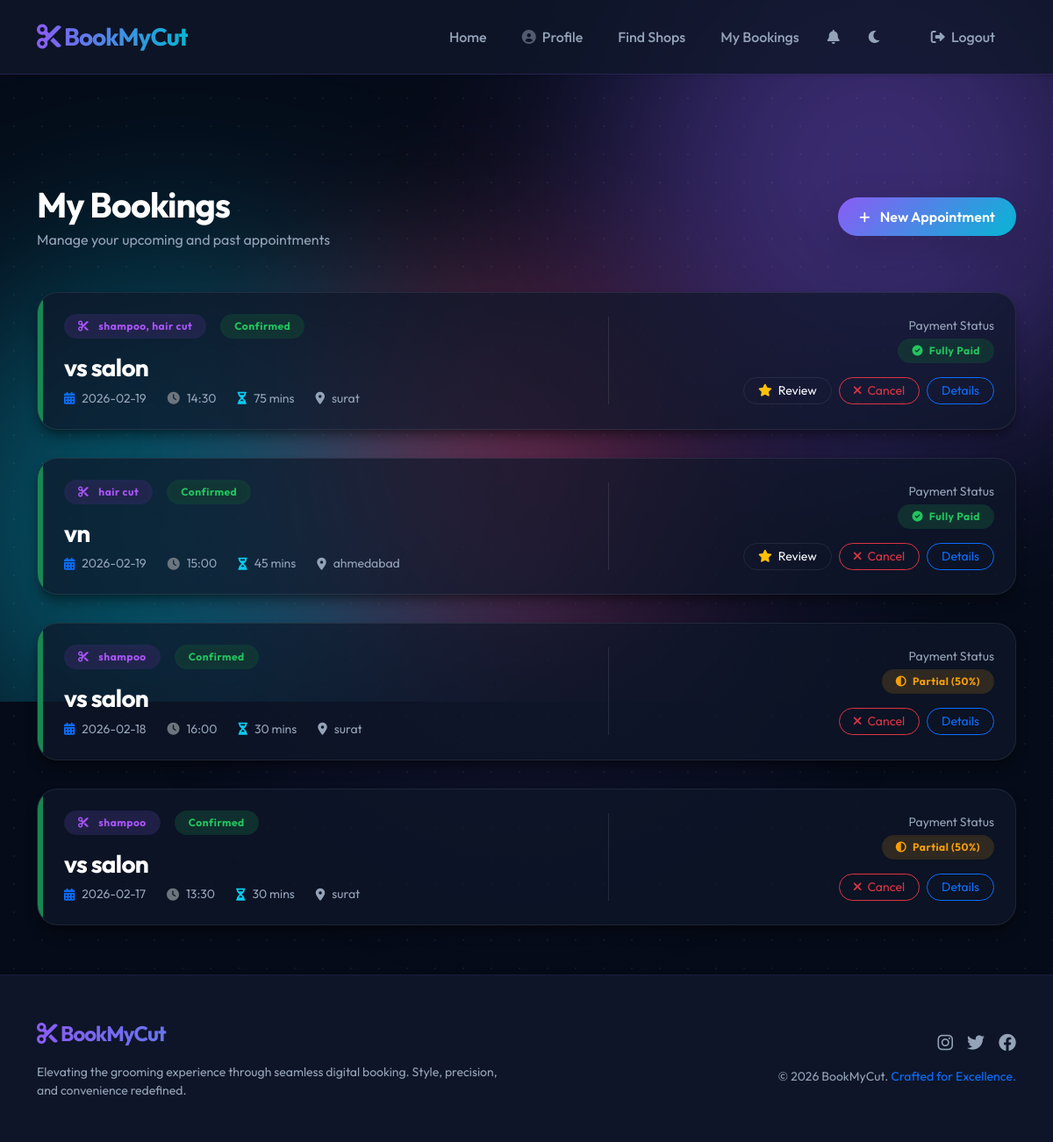
The page /dashboard (signed in) on the database as committed earlier.
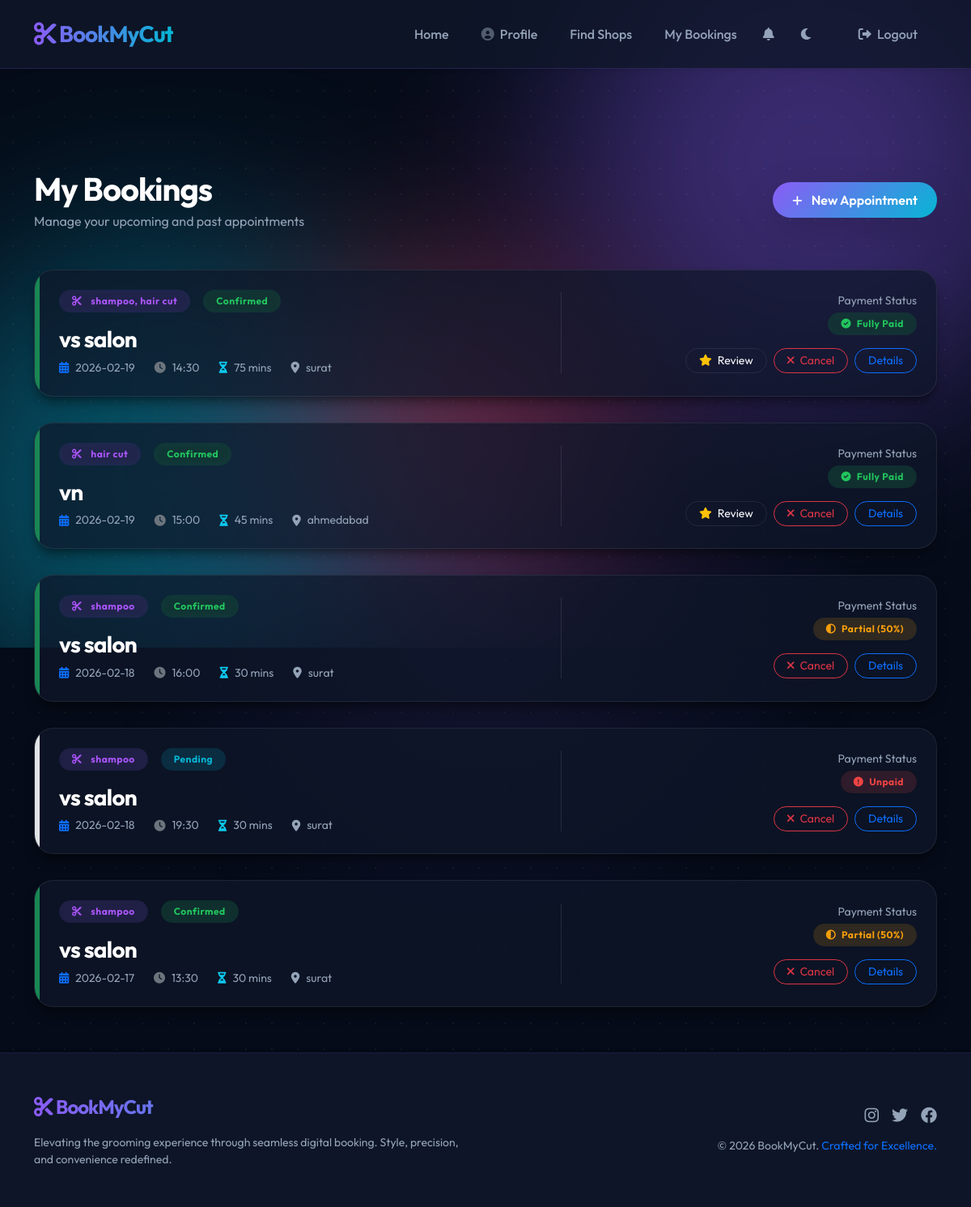
The same page on the database as committed later.
### tables this page shows
CREATE TABLE appointments (
    id INTEGER PRIMARY KEY AUTOINCREMENT,
    user_id INTEGER NOT NULL,
    shop_id INTEGER NOT NULL,
    service_id INTEGER NULL,
    appointment_date DATE NOT NULL,
    appointment_time TIME NOT NULL,
    total_duration INTEGER NOT NULL DEFAULT 0,
    total_price DECIMAL(10, 2) NOT NULL DEFAULT 0,
    status TEXT DEFAULT 'pending' CHECK(status IN ('pending', 'confirmed', 'cancelled', 'completed')),
    payment_status TEXT DEFAULT 'unpaid' CHECK(payment_status IN ('unpaid', 'partially_paid', 'paid')),
    created_at TIMESTAMP DEFAULT CURRENT_TIMESTAMP,
    FOREIGN KEY (user_id) REFERENCES users(id) ON DELETE CASCADE,
    FOREIGN KEY (shop_id) REFERENCES shops(id) ON DELETE CASCADE,
    FOREIGN KEY (service_id) REFERENCES services(id) ON DELETE SET NULL
);

### app.py (the view)
@app.route('/dashboard')
def customer_dashboard():
    if not is_logged_in() or session['role'] != 'customer':
        return redirect(url_for('login'))
    cursor = get_db_cursor()
    cursor.execute('''
        SELECT a.*, GROUP_CONCAT(s.name, ', ') as services_list, sh.name as shop_name, sh.area
        FROM appointments a
        LEFT JOIN appointment_services asrv ON a.id = asrv.appointment_id
        LEFT JOIN services s ON asrv.service_id = s.id
        JOIN shops sh ON a.shop_id = sh.id
        WHERE a.user_id = ?
        GROUP BY a.id
        ORDER BY a.appointment_date DESC
    ''', (session['id'],))
    appointments = cursor.fetchall()
    return render_template('customer_dashboard.html', appointments=appointments)

### app.py (called while the page is built)
def get_db_cursor():
    return db.connection.cursor()

def is_logged_in():
    return 'loggedin' in session

def is_owner():
    return 'role' in session and session['role'] == 'shop_owner'

@app.context_processor
def inject_shop_status():
    unread_count = 0
    if is_logged_in():
        from flask import g
        cursor = get_db_cursor()
        cursor.execute("SELECT COUNT(*) as count FROM notifications WHERE user_id = ? AND is_read = FALSE", (session['id'],))
        res = cursor.fetchone()
        unread_count = res['count'] if res else 0
    if is_logged_in() and is_owner():
        cursor = get_db_cursor()
        cursor.execute('SELECT id FROM shops WHERE owner_id = ?', (session['id'],))
        shop = cursor.fetchone()
        return {'owner_has_shop': shop is not None, 'owner_shop_id': shop['id'] if shop else None, 'unread_notifications': unread_count}
    return {'owner_has_shop': False, 'owner_shop_id': None, 'unread_notifications': unread_count}

    @property
    def connection(self):
        if 'db_conn' not in g:
            g.db_conn = sqlite3.connect(self.db_path)
            g.db_conn.row_factory = sqlite3.Row
            g.db_conn.execute("PRAGMA foreign_keys = ON")
        return g.db_conn

### templates/customer_dashboard.html (shortened to what this page needs)
{% extends 'base.html' %}
{% block content %}
<div class="row align-items-center mb-5 fade-in">
    <div class="col-md-6">
        <h1 class="fw-bold text-white mb-1">My Bookings</h1>
        <p class="text-muted mb-0">Manage your upcoming and past appointments</p>
    </div>
    <div class="col-md-6 text-md-end mt-3 mt-md-0">
        <a href="{{ url_for('list_shops') }}" class="btn btn-primary rounded-pill px-4 shadow-lg">
            <i class="fas fa-plus me-2 small"></i> New Appointment
        </a>
    </div>
</div>
<div class="row fade-in delay-1">
    <div class="col-md-12">
        {% if appointments %}
        <div class="appointment-container d-flex flex-column gap-4">
            {% for appt in appointments %}
            <div class="glass-card p-0 overflow-hidden fade-in shadow-xl mb-2" style="border-radius: 24px;">
                <div class="row g-0">
                    <div class="col-auto bg-{{ 'success' if appt.status == 'confirmed' else 'secondary-subtle' }}"
                        style="width: 6px;"></div>
                    <div class="col p-4">
                        <div class="row align-items-center">
                            <div class="col-md-7">
                                <div class="d-flex align-items-center mb-3">
                                    <span class="badge badge-soft-primary rounded-pill me-3 px-3 py-2">
                                        <i class="fas fa-scissors me-2"></i> {{ appt.services_list|truncate(40) }}
                                    </span>
                                    <span
                                        class="badge badge-soft-{{ 'success' if appt.status == 'confirmed' else 'secondary' }} rounded-pill px-3 py-2">
                                        {{ appt.status|title }}
                                    </span>
                                </div>
                                <h3 class="text-white fw-bold mb-2">{{ appt.shop_name }}</h3>
                                <div class="d-flex flex-wrap gap-4 text-muted small">
                                    <div class="d-flex align-items-center">
                                        <i class="fas fa-calendar-alt me-2 text-primary"></i>
                                        {{ appt.appointment_date }}
                                    </div>
                                    <div class="d-flex align-items-center">
                                        <i class="fas fa-clock me-2 text-secondary"></i>
                                        {{ appt.appointment_time }}
                                    </div>
                                    <div class="d-flex align-items-center">
                                        <i class="fas fa-hourglass-half me-2 text-info"></i>
                                        {{ appt.total_duration }} mins
                                    </div>
                                    <div class="d-flex align-items-center">
                                        <i class="fas fa-map-marker-alt me-2 text-accent"></i>
                                        {{ appt.area }}
                                    </div>
                                </div>
                            </div>
                            <div
                                class="col-md-5 text-md-end mt-4 mt-md-0 border-start border-white border-opacity-10 ps-md-5">
                                <div class="mb-3">
                                    <span class="text-muted small d-block mb-1">Payment Status</span>
                                    {% if appt.payment_status == 'paid' %}
                                    <span class="badge badge-soft-success rounded-pill px-3 py-2">
                                        <i class="fas fa-check-circle me-1"></i> Fully Paid
                                    </span>
                                    {% elif appt.payment_status == 'partially_paid' %}
                                    <span class="badge badge-soft-warning rounded-pill px-3 py-2 text-warning">
                                        <i class="fas fa-adjust me-1"></i> Partial (50%)
                                    </span>
                                    {% else %}
                                    <span class="badge badge-soft-danger rounded-pill px-3 py-2">
                                        <i class="fas fa-exclamation-circle me-1"></i> Unpaid
                                    </span>
                                    {% endif %}
                                </div>
                                <div class="d-flex flex-wrap justify-content-md-end gap-2">
                                    {% if appt.status == 'confirmed' and appt.payment_status == 'paid' %}
                                    <a href="{{ url_for('shop_details', shop_id=appt.shop_id) }}#reviews"
                                        class="btn btn-outline-light btn-sm rounded-pill px-3 card-hover-effect">
                                        <i class="fas fa-star me-1 text-warning"></i> Review
                                    </a>
                                    {% endif %}
                                    {% if appt.status in ['pending', 'confirmed'] %}
                                    <form action="{{ url_for('cancel_appointment', appointment_id=appt.id) }}"
                                        method="POST" class="d-inline"
                                        onsubmit="return confirm('Are you sure you want to cancel this booking?');">
                                        <button type="submit" class="btn btn-outline-danger btn-sm rounded-pill px-3">
                                            <i class="fas fa-times me-1"></i> Cancel
                                        </button>
                                    </form>
                                    {% endif %}
                                    <a href="{{ url_for('shop_details', shop_id=appt.shop_id) }}"
                                        class="btn btn-outline-primary btn-sm rounded-pill px-3">
                                        Details
                                    </a>
                                </div>
                            </div>
                        </div>
                    </div>
                </div>
            </div>
            {% endfor %}
        </div>
        {% endif %}
    </div>
</div>
{% endblock %}

### templates/base.html (shortened to what this page needs)
<!DOCTYPE html>
<html lang="en">
<head>
    <link href="https://cdn.jsdelivr.net/npm/bootstrap@5.3.0/dist/css/bootstrap.min.css" rel="stylesheet">
    <link rel="stylesheet" href="{{ url_for('static', filename='css/style.css') }}">
    <link rel="stylesheet" href="https://cdnjs.cloudflare.com/ajax/libs/font-awesome/6.0.0/css/all.min.css">
    <link rel="stylesheet" href="https://cdn.jsdelivr.net/npm/flatpickr/dist/flatpickr.min.css">
    <link rel="stylesheet" href="https://cdn.jsdelivr.net/npm/flatpickr/dist/themes/dark.css">
</head>
<body>
    <div class="aurora-background-container">
        <div class="aurora-blob aurora-blob-1"></div>
        <div class="aurora-blob aurora-blob-2"></div>
        <div class="aurora-blob aurora-blob-3"></div>
    </div>
    <div class="dot-grid"></div>
    <div class="mouse-follower-bg"></div>
    {% if request.endpoint in ['login', 'register'] %}
    {% include 'includes/nav_auth.html' %}
    {% elif session.loggedin %}
    {% include 'includes/nav_dashboard.html' %}
    {% else %}
    {% include 'includes/nav_main.html' %}
    {% endif %}
    <div class="container content-wrapper">
    </div>
    <main class="container mt-4 pb-5">
        {% block content %}{% endblock %}
    </main>
    <footer class="text-white py-5 mt-auto glass-card rounded-0 border-0 border-top"
        style="background: rgba(15, 23, 42, 0.9); border-color: rgba(139, 92, 246, 0.1) !important;">
        <div class="container">
            <div class="row align-items-center">
                <div class="col-md-6 text-center text-md-start mb-4 mb-md-0">
                    <a class="navbar-brand d-flex align-items-center fw-bold fs-4 mb-3" href="{{ url_for('index') }}"
                        style="letter-spacing: -1px;">
                        <span class="text-primary me-1"><i class="fas fa-cut"></i></span>
                        <span class="text-white">BookMy<span class="text-primary">Cut</span></span>
                    </a>
                    <p class="text-muted small mb-0">Elevating the grooming experience through seamless digital booking.
                        Style, precision, and convenience redefined.</p>
                </div>
                <div class="col-md-6 text-center text-md-end">
                    <div class="d-flex justify-content-center justify-content-md-end gap-3 mb-3">
                        <a href="#" class="text-muted hover-primary"><i class="fab fa-instagram fa-lg"></i></a>
                        <a href="#" class="text-muted hover-primary"><i class="fab fa-twitter fa-lg"></i></a>
                        <a href="#" class="text-muted hover-primary"><i class="fab fa-facebook fa-lg"></i></a>
                    </div>
                    <p class="mb-0 text-muted small">&copy; 2026 BookMyCut. <span class="text-primary">Crafted for
                            Excellence.</span></p>
                </div>
            </div>
        </div>
    </footer>
</body>
</html>

### templates/includes/nav_dashboard.html (shortened to what this page needs)
<nav class="navbar navbar-expand-lg navbar-dark fixed-top glass-card border-0 border-bottom rounded-0 py-3 shadow-sm"
    style="background: rgba(15, 23, 42, 0.8) !important; backdrop-filter: blur(15px); border-color: rgba(139, 92, 246, 0.2) !important;">
    <div class="container">
        <a class="navbar-brand d-flex align-items-center fw-bold fs-3" href="{{ url_for('index') }}"
            style="letter-spacing: -1px;">
            <span class="text-primary me-1"><i class="fas fa-cut"></i></span>
            <span class="text-white">BookMy<span class="text-primary">Cut</span></span>
        </a>
        <div class="collapse navbar-collapse" id="navbarNav">
            <ul class="navbar-nav ms-auto align-items-center gap-2">
                <li class="nav-item">
                    <a class="nav-link px-3" href="{{ url_for('index') }}">Home</a>
                </li>
                <li class="nav-item">
                    <a class="nav-link px-3" href="{{ url_for('profile') }}"><i
                            class="fas fa-user-circle me-1 opacity-50"></i> Profile</a>
                </li>
                {% if session.role == 'customer' %}
                <li class="nav-item">
                    <a class="nav-link px-3" href="{{ url_for('list_shops') }}">Find Shops</a>
                </li>
                <li class="nav-item">
                    <a class="nav-link px-3" href="{{ url_for('customer_dashboard') }}">My Bookings</a>
                </li>
                {% endif %}
                <li class="nav-item">
                    <a class="nav-link px-2 position-relative inbox-link" href="{{ url_for('inbox') }}"
                        title="Notifications">
                        <i class="fas fa-bell"></i>
                    </a>
                </li>
                <li class="nav-item ms-lg-2">
                    <button class="btn btn-link nav-link px-2 border-0 shadow-none theme-toggle-btn"
                        onclick="toggleTheme()" title="Toggle Theme">
                        <i class="fas fa-moon theme-toggle-icon"></i>
                    </button>
                </li>
                <li class="nav-item ms-lg-3 mt-3 mt-lg-0">
                    <a class="nav-link btn btn-outline-danger btn-sm px-4 py-2 rounded-pill"
                        href="{{ url_for('logout') }}">
                        <i class="fas fa-sign-out-alt me-1"></i> Logout
                    </a>
                </li>
            </ul>
        </div>
    </div>
</nav>

Rows that differ between the two databases and show on the page:
added appointments: services_list "shampoo", status "Pending", shop_name "vs salon", appointment_date "2026-02-18", appointment_time "19:30", total_duration "30", area "surat", payment_status "unpaid" (drawn)
